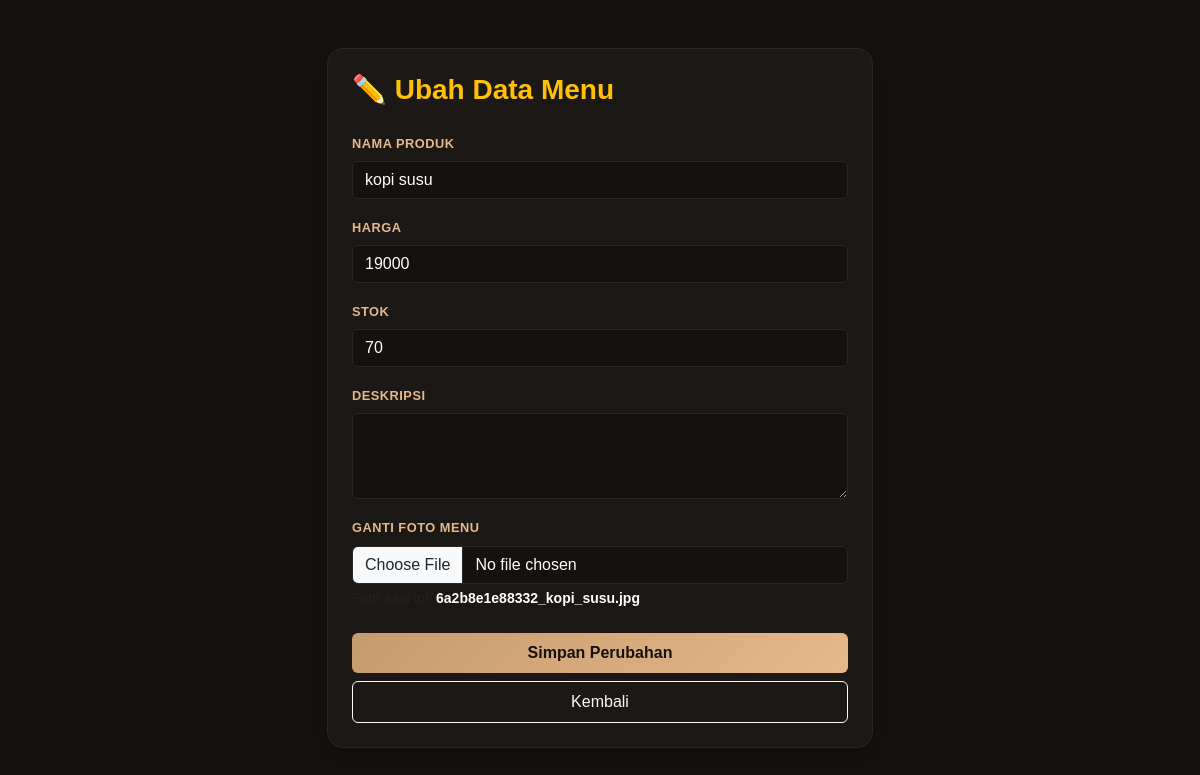
The app's page /ubah_menu.php?id=12 with its own data.
### tables this page shows
CREATE TABLE `menu` (
  `id_menu` int(11) NOT NULL,
  `nama_menu` varchar(100) NOT NULL,
  `harga` int(11) NOT NULL,
  `stok` int(11) NOT NULL,
  `foto` varchar(255) DEFAULT 'default_kopi.png',
  `kategori` enum('makanan','minuman','snack') NOT NULL,
  `deskripsi` text DEFAULT NULL
);

### ubah_menu.php (the view, shortened to what this page needs)
<?php
include 'koneksi.php';
$id = intval($_GET['id']);
$query = mysqli_query($koneksi, "SELECT * FROM menu WHERE id_menu = $id");
$data = mysqli_fetch_assoc($query);
?>
<!DOCTYPE html>
<html lang="id">
<head>
    <link href="https://cdn.jsdelivr.net/npm/bootstrap@5.3.0/dist/css/bootstrap.min.css" rel="stylesheet">
    <link rel="stylesheet" href="https://cdnjs.cloudflare.com/ajax/libs/font-awesome/6.4.0/css/all.min.css">
</head>
<body>
<div class="container mt-5 mb-5">
    <div class="row justify-content-center">
        <div class="col-md-6">
            <div class="card card-custom shadow">
                <h3 class="mb-4 text-warning fw-bold">✏️ Ubah Data Menu</h3>
                <form method="POST" enctype="multipart/form-data">
                    <div class="mb-3">
                        <label class="form-label">Nama Produk</label>
                        <input type="text" name="nama_menu" class="form-control" value="<?= htmlspecialchars($data['nama_menu']); ?>" required>
                    </div>
                    <div class="mb-3">
                        <label class="form-label">Harga</label>
                        <input type="number" name="harga" class="form-control" value="<?= $data['harga']; ?>" required>
                    </div>
                    <div class="mb-3">
                        <label class="form-label">Stok</label>
                        <input type="number" name="stok" class="form-control" value="<?= $data['stok']; ?>" required>
                    </div>
                    <div class="mb-3">
                        <label class="form-label">Deskripsi</label>
                        <textarea name="deskripsi" class="form-control" rows="3"><?= htmlspecialchars($data['deskripsi']); ?></textarea>
                    </div>
                    <div class="mb-4">
                        <label class="form-label">Ganti Foto Menu</label>
                        <input type="file" name="foto_produk" class="form-control" accept="image/png, image/jpeg, image/jpg">
                        <div class="form-text text-muted small mt-1">Foto saat ini: <strong class="text-white"><?= $data['foto']; ?></strong></div>
                    </div>
                    <div class="d-grid gap-2">
                        <button type="submit" name="update" class="btn btn-coffee py-2">Simpan Perubahan</button>
                        <a href="menu.php" class="btn btn-outline-light py-2">Kembali</a>
                    </div>
                </form>
            </div>
        </div>
    </div>
</div>
</body>
</html>

### ubah_menu.php (style rules this page uses)
body { background: #14110f; color: #f4ebd9; font-family: 'Plus Jakarta Sans', sans-serif; }
.card-custom { background: #1c1816; border: 1px solid #2d2621; border-radius: 16px; padding: 24px; }
.card-custom .form-label { color: #e6b88a !important; font-weight: 600; text-transform: uppercase; font-size: 0.8rem; letter-spacing: 0.5px; }
.form-control { background: #14110f !important; border: 1px solid #2d2621 !important; color: #ffffff !important; }
.btn-coffee { background: linear-gradient(135deg, #c59b6e, #e6b88a); color: #14110f; font-weight: 700; border: none; }

### records on screen
menu: nama_menu "kopi susu", harga "19000", stok "70", foto "6a2b8e1e88332_kopi_susu.jpg"
